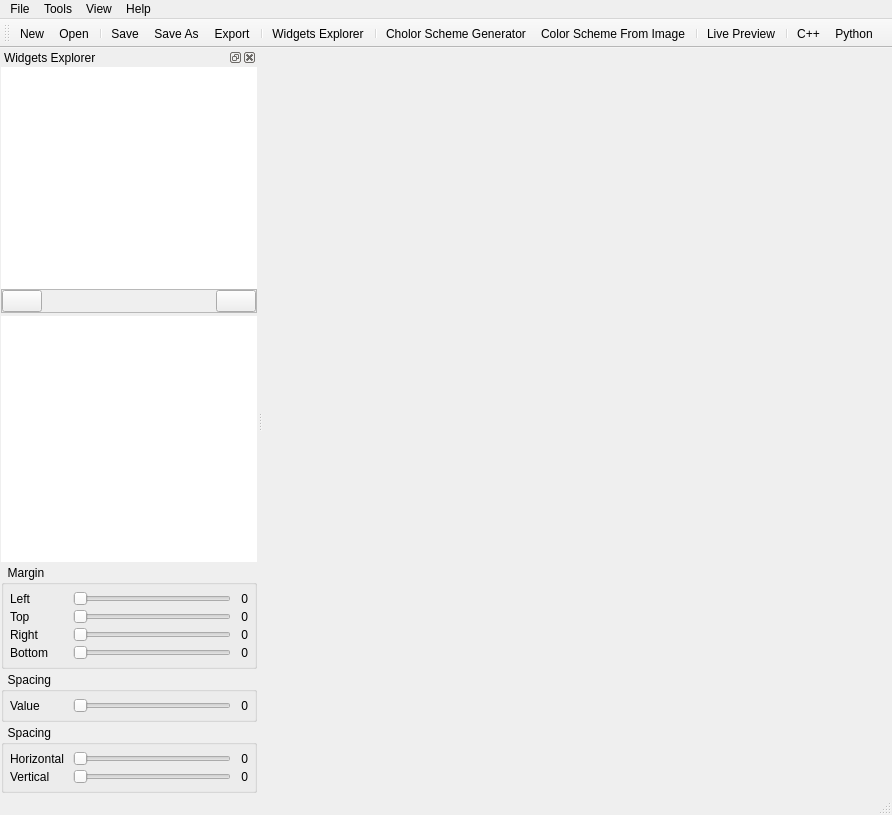
<?xml version="1.0" encoding="UTF-8"?>
<ui version="4.0">
 <class>MainWindow</class>
 <widget class="QMainWindow" name="MainWindow">
  <property name="geometry">
   <rect>
    <x>0</x>
    <y>0</y>
    <width>892</width>
    <height>815</height>
   </rect>
  </property>
  <property name="windowTitle">
   <string>App Name</string>
  </property>
  <widget class="QWidget" name="centralWidgetMain">
   <layout class="QGridLayout" name="gridLayout">
    <property name="leftMargin">
     <number>0</number>
    </property>
    <property name="topMargin">
     <number>0</number>
    </property>
    <property name="rightMargin">
     <number>0</number>
    </property>
    <property name="bottomMargin">
     <number>0</number>
    </property>
    <property name="spacing">
     <number>0</number>
    </property>
    <item row="0" column="0">
     <widget class="QWidget" name="widget" native="true">
      <property name="sizePolicy">
       <sizepolicy hsizetype="Preferred" vsizetype="Expanding">
        <horstretch>0</horstretch>
        <verstretch>0</verstretch>
       </sizepolicy>
      </property>
      <property name="acceptDrops">
       <bool>true</bool>
      </property>
     </widget>
    </item>
   </layout>
  </widget>
  <widget class="QMenuBar" name="menuBar">
   <property name="geometry">
    <rect>
     <x>0</x>
     <y>0</y>
     <width>892</width>
     <height>22</height>
    </rect>
   </property>
   <widget class="QMenu" name="menuFile">
    <property name="title">
     <string>File</string>
    </property>
    <addaction name="separator"/>
    <addaction name="actionNew"/>
    <addaction name="actionOpen"/>
    <addaction name="separator"/>
    <addaction name="actionSave"/>
    <addaction name="actionSave_As"/>
    <addaction name="separator"/>
    <addaction name="action_Export"/>
    <addaction name="separator"/>
    <addaction name="actionExit"/>
   </widget>
   <widget class="QMenu" name="menuHelp">
    <property name="title">
     <string>Help</string>
    </property>
    <addaction name="actionContent"/>
    <addaction name="actionOnline"/>
    <addaction name="actionLicense"/>
    <addaction name="separator"/>
    <addaction name="actionAbout"/>
   </widget>
   <widget class="QMenu" name="menuView">
    <property name="title">
     <string>View</string>
    </property>
    <addaction name="actionWidgets_Explorer"/>
   </widget>
   <widget class="QMenu" name="menuTools">
    <property name="title">
     <string>Tools</string>
    </property>
    <addaction name="actionCholor_Scheme_Generator"/>
    <addaction name="actionColor_Scheme_From_Image"/>
    <addaction name="separator"/>
    <addaction name="actionLive_Preview"/>
    <addaction name="separator"/>
    <addaction name="actionCpp"/>
    <addaction name="actionPython"/>
   </widget>
   <addaction name="menuFile"/>
   <addaction name="menuTools"/>
   <addaction name="menuView"/>
   <addaction name="menuHelp"/>
  </widget>
  <widget class="QStatusBar" name="statusBar"/>
  <widget class="QDockWidget" name="dockWidget">
   <property name="windowTitle">
    <string>Widgets Explorer</string>
   </property>
   <attribute name="dockWidgetArea">
    <number>1</number>
   </attribute>
   <widget class="QWidget" name="dockWidgetContents">
    <layout class="QGridLayout" name="gridLayout_6">
     <property name="leftMargin">
      <number>1</number>
     </property>
     <property name="topMargin">
      <number>0</number>
     </property>
     <property name="rightMargin">
      <number>0</number>
     </property>
     <property name="bottomMargin">
      <number>0</number>
     </property>
     <property name="horizontalSpacing">
      <number>0</number>
     </property>
     <property name="verticalSpacing">
      <number>3</number>
     </property>
     <item row="4" column="0">
      <widget class="QGroupBox" name="grpboxHVSpacing">
       <property name="title">
        <string>  Spacing</string>
       </property>
       <layout class="QGridLayout" name="gridLayout_4" rowstretch="0,0">
        <property name="leftMargin">
         <number>6</number>
        </property>
        <property name="topMargin">
         <number>6</number>
        </property>
        <property name="rightMargin">
         <number>6</number>
        </property>
        <property name="bottomMargin">
         <number>6</number>
        </property>
        <property name="spacing">
         <number>3</number>
        </property>
        <item row="0" column="0">
         <widget class="QLabel" name="label_13">
          <property name="minimumSize">
           <size>
            <width>60</width>
            <height>0</height>
           </size>
          </property>
          <property name="text">
           <string>Horizontal</string>
          </property>
         </widget>
        </item>
        <item row="0" column="1">
         <widget class="QSlider" name="sldr_spacing_horizontal">
          <property name="orientation">
           <enum>Qt::Horizontal</enum>
          </property>
         </widget>
        </item>
        <item row="0" column="2">
         <widget class="QLabel" name="label_11">
          <property name="minimumSize">
           <size>
            <width>14</width>
            <height>0</height>
           </size>
          </property>
          <property name="text">
           <string>0</string>
          </property>
          <property name="alignment">
           <set>Qt::AlignRight|Qt::AlignTrailing|Qt::AlignVCenter</set>
          </property>
         </widget>
        </item>
        <item row="1" column="0">
         <widget class="QLabel" name="label_14">
          <property name="text">
           <string>Vertical</string>
          </property>
         </widget>
        </item>
        <item row="1" column="1">
         <widget class="QSlider" name="sldr_spacing_vertical">
          <property name="orientation">
           <enum>Qt::Horizontal</enum>
          </property>
         </widget>
        </item>
        <item row="1" column="2">
         <widget class="QLabel" name="label_12">
          <property name="text">
           <string>0</string>
          </property>
          <property name="alignment">
           <set>Qt::AlignRight|Qt::AlignTrailing|Qt::AlignVCenter</set>
          </property>
         </widget>
        </item>
       </layout>
      </widget>
     </item>
     <item row="2" column="0">
      <widget class="QGroupBox" name="grpboxMargins">
       <property name="title">
        <string>  Margin</string>
       </property>
       <layout class="QGridLayout" name="gridLayout_5">
        <property name="leftMargin">
         <number>6</number>
        </property>
        <property name="topMargin">
         <number>6</number>
        </property>
        <property name="rightMargin">
         <number>6</number>
        </property>
        <property name="bottomMargin">
         <number>6</number>
        </property>
        <property name="spacing">
         <number>3</number>
        </property>
        <item row="0" column="0">
         <widget class="QLabel" name="label">
          <property name="minimumSize">
           <size>
            <width>60</width>
            <height>0</height>
           </size>
          </property>
          <property name="text">
           <string>Left</string>
          </property>
         </widget>
        </item>
        <item row="0" column="1">
         <widget class="QSlider" name="sldr_margin_left">
          <property name="orientation">
           <enum>Qt::Horizontal</enum>
          </property>
         </widget>
        </item>
        <item row="0" column="2">
         <widget class="QLabel" name="label_2">
          <property name="minimumSize">
           <size>
            <width>14</width>
            <height>0</height>
           </size>
          </property>
          <property name="text">
           <string>0</string>
          </property>
          <property name="alignment">
           <set>Qt::AlignRight|Qt::AlignTrailing|Qt::AlignVCenter</set>
          </property>
         </widget>
        </item>
        <item row="1" column="0">
         <widget class="QLabel" name="label_3">
          <property name="text">
           <string>Top</string>
          </property>
         </widget>
        </item>
        <item row="1" column="1">
         <widget class="QSlider" name="sldr_margin_top">
          <property name="orientation">
           <enum>Qt::Horizontal</enum>
          </property>
         </widget>
        </item>
        <item row="1" column="2">
         <widget class="QLabel" name="label_4">
          <property name="text">
           <string>0</string>
          </property>
          <property name="alignment">
           <set>Qt::AlignRight|Qt::AlignTrailing|Qt::AlignVCenter</set>
          </property>
         </widget>
        </item>
        <item row="2" column="0">
         <widget class="QLabel" name="label_5">
          <property name="text">
           <string>Right</string>
          </property>
         </widget>
        </item>
        <item row="2" column="1">
         <widget class="QSlider" name="sldr_margin_right">
          <property name="orientation">
           <enum>Qt::Horizontal</enum>
          </property>
         </widget>
        </item>
        <item row="2" column="2">
         <widget class="QLabel" name="label_6">
          <property name="text">
           <string>0</string>
          </property>
          <property name="alignment">
           <set>Qt::AlignRight|Qt::AlignTrailing|Qt::AlignVCenter</set>
          </property>
         </widget>
        </item>
        <item row="3" column="0">
         <widget class="QLabel" name="label_7">
          <property name="text">
           <string>Bottom</string>
          </property>
         </widget>
        </item>
        <item row="3" column="1">
         <widget class="QSlider" name="sldr_margin_bottom">
          <property name="orientation">
           <enum>Qt::Horizontal</enum>
          </property>
         </widget>
        </item>
        <item row="3" column="2">
         <widget class="QLabel" name="label_8">
          <property name="text">
           <string>0</string>
          </property>
          <property name="alignment">
           <set>Qt::AlignRight|Qt::AlignTrailing|Qt::AlignVCenter</set>
          </property>
         </widget>
        </item>
       </layout>
      </widget>
     </item>
     <item row="0" column="0">
      <layout class="QGridLayout" name="gridLayout_3">
       <property name="spacing">
        <number>0</number>
       </property>
       <item row="0" column="0">
        <widget class="QTreeView" name="treeViewFiles">
         <property name="frameShape">
          <enum>QFrame::NoFrame</enum>
         </property>
         <property name="rootIsDecorated">
          <bool>false</bool>
         </property>
        </widget>
       </item>
       <item row="1" column="0">
        <widget class="QFrame" name="frameUiFiles">
         <property name="frameShape">
          <enum>QFrame::StyledPanel</enum>
         </property>
         <property name="frameShadow">
          <enum>QFrame::Raised</enum>
         </property>
         <layout class="QGridLayout" name="gridLayout_2">
          <property name="leftMargin">
           <number>0</number>
          </property>
          <property name="topMargin">
           <number>0</number>
          </property>
          <property name="rightMargin">
           <number>0</number>
          </property>
          <property name="bottomMargin">
           <number>0</number>
          </property>
          <property name="spacing">
           <number>0</number>
          </property>
          <item row="0" column="2">
           <widget class="QPushButton" name="btnRemoveUiFile">
            <property name="toolTip">
             <string>Remove ui file</string>
            </property>
            <property name="icon">
             <iconset resource="resources.qrc">
              <normaloff>:/icons/resources/icons/fontawesome-free-5.10.0-desktop/svgs/solid/trash-alt.svg</normaloff>:/icons/resources/icons/fontawesome-free-5.10.0-desktop/svgs/solid/trash-alt.svg</iconset>
            </property>
           </widget>
          </item>
          <item row="0" column="0">
           <widget class="QPushButton" name="btnAddUiFile">
            <property name="toolTip">
             <string>Add ui files</string>
            </property>
            <property name="icon">
             <iconset resource="resources.qrc">
              <normaloff>:/icons/resources/icons/fontawesome-free-5.10.0-desktop/svgs/solid/plus-circle.svg</normaloff>:/icons/resources/icons/fontawesome-free-5.10.0-desktop/svgs/solid/plus-circle.svg</iconset>
            </property>
           </widget>
          </item>
          <item row="0" column="1">
           <widget class="QWidget" name="widget_2" native="true">
            <property name="sizePolicy">
             <sizepolicy hsizetype="Expanding" vsizetype="Preferred">
              <horstretch>0</horstretch>
              <verstretch>0</verstretch>
             </sizepolicy>
            </property>
           </widget>
          </item>
         </layout>
        </widget>
       </item>
      </layout>
     </item>
     <item row="1" column="0">
      <widget class="QTreeView" name="treeViewAppWidgets">
       <property name="frameShape">
        <enum>QFrame::NoFrame</enum>
       </property>
       <property name="dragEnabled">
        <bool>true</bool>
       </property>
       <property name="indentation">
        <number>20</number>
       </property>
      </widget>
     </item>
     <item row="3" column="0">
      <widget class="QGroupBox" name="grpboxSpacing">
       <property name="title">
        <string>  Spacing</string>
       </property>
       <layout class="QGridLayout" name="gridLayout_7">
        <property name="leftMargin">
         <number>6</number>
        </property>
        <property name="topMargin">
         <number>6</number>
        </property>
        <property name="rightMargin">
         <number>6</number>
        </property>
        <property name="bottomMargin">
         <number>6</number>
        </property>
        <property name="spacing">
         <number>3</number>
        </property>
        <item row="0" column="0">
         <widget class="QLabel" name="label_9">
          <property name="minimumSize">
           <size>
            <width>60</width>
            <height>0</height>
           </size>
          </property>
          <property name="text">
           <string>Value</string>
          </property>
         </widget>
        </item>
        <item row="0" column="1">
         <widget class="QSlider" name="sldr_spacing">
          <property name="orientation">
           <enum>Qt::Horizontal</enum>
          </property>
         </widget>
        </item>
        <item row="0" column="2">
         <widget class="QLabel" name="label_10">
          <property name="minimumSize">
           <size>
            <width>14</width>
            <height>0</height>
           </size>
          </property>
          <property name="text">
           <string>0</string>
          </property>
          <property name="alignment">
           <set>Qt::AlignRight|Qt::AlignTrailing|Qt::AlignVCenter</set>
          </property>
         </widget>
        </item>
       </layout>
      </widget>
     </item>
    </layout>
   </widget>
  </widget>
  <widget class="QToolBar" name="toolBar">
   <property name="windowTitle">
    <string>toolBar</string>
   </property>
   <property name="iconSize">
    <size>
     <width>24</width>
     <height>24</height>
    </size>
   </property>
   <attribute name="toolBarArea">
    <enum>TopToolBarArea</enum>
   </attribute>
   <attribute name="toolBarBreak">
    <bool>false</bool>
   </attribute>
   <addaction name="actionNew"/>
   <addaction name="actionOpen"/>
   <addaction name="separator"/>
   <addaction name="actionSave"/>
   <addaction name="actionSave_As"/>
   <addaction name="action_Export"/>
   <addaction name="separator"/>
   <addaction name="actionWidgets_Explorer"/>
   <addaction name="separator"/>
   <addaction name="actionCholor_Scheme_Generator"/>
   <addaction name="actionColor_Scheme_From_Image"/>
   <addaction name="separator"/>
   <addaction name="actionLive_Preview"/>
   <addaction name="separator"/>
   <addaction name="actionCpp"/>
   <addaction name="actionPython"/>
  </widget>
  <action name="actionNew">
   <property name="icon">
    <iconset resource="resources.qrc">
     <normaloff>:/icons/resources/icons/fontawesome-free-5.10.0-desktop/svgs/solid/file-medical.svg</normaloff>:/icons/resources/icons/fontawesome-free-5.10.0-desktop/svgs/solid/file-medical.svg</iconset>
   </property>
   <property name="text">
    <string>&amp;New ...</string>
   </property>
  </action>
  <action name="actionOpen">
   <property name="icon">
    <iconset resource="resources.qrc">
     <normaloff>:/icons/resources/icons/fontawesome-free-5.10.0-desktop/svgs/solid/file-alt.svg</normaloff>:/icons/resources/icons/fontawesome-free-5.10.0-desktop/svgs/solid/file-alt.svg</iconset>
   </property>
   <property name="text">
    <string>&amp;Open ...</string>
   </property>
  </action>
  <action name="actionSave">
   <property name="icon">
    <iconset resource="resources.qrc">
     <normaloff>:/icons/resources/icons/fontawesome-free-5.10.0-desktop/svgs/solid/file-download.svg</normaloff>:/icons/resources/icons/fontawesome-free-5.10.0-desktop/svgs/solid/file-download.svg</iconset>
   </property>
   <property name="text">
    <string>&amp;Save</string>
   </property>
  </action>
  <action name="actionSave_As">
   <property name="icon">
    <iconset resource="resources.qrc">
     <normaloff>:/icons/resources/icons/fontawesome-free-5.10.0-desktop/svgs/solid/file-download-as.svg</normaloff>:/icons/resources/icons/fontawesome-free-5.10.0-desktop/svgs/solid/file-download-as.svg</iconset>
   </property>
   <property name="text">
    <string>Save &amp;As ...</string>
   </property>
  </action>
  <action name="actionExit">
   <property name="text">
    <string>E&amp;xit</string>
   </property>
  </action>
  <action name="actionContent">
   <property name="text">
    <string>Content</string>
   </property>
  </action>
  <action name="actionAbout">
   <property name="text">
    <string>About</string>
   </property>
  </action>
  <action name="action_Export">
   <property name="icon">
    <iconset resource="resources.qrc">
     <normaloff>:/icons/resources/icons/fontawesome-free-5.10.0-desktop/svgs/solid/file-export3.svg</normaloff>:/icons/resources/icons/fontawesome-free-5.10.0-desktop/svgs/solid/file-export3.svg</iconset>
   </property>
   <property name="text">
    <string>&amp;Export ...</string>
   </property>
  </action>
  <action name="actionReplace">
   <property name="text">
    <string>Replace</string>
   </property>
  </action>
  <action name="actionUndo">
   <property name="text">
    <string>Undo</string>
   </property>
  </action>
  <action name="actionRedo">
   <property name="text">
    <string>Redo</string>
   </property>
  </action>
  <action name="actionFind">
   <property name="text">
    <string>Find</string>
   </property>
  </action>
  <action name="actionCopy">
   <property name="text">
    <string>Copy</string>
   </property>
  </action>
  <action name="actionPaste">
   <property name="text">
    <string>Paste</string>
   </property>
  </action>
  <action name="actionWidgets_Explorer">
   <property name="checkable">
    <bool>true</bool>
   </property>
   <property name="icon">
    <iconset resource="resources.qrc">
     <normaloff>:/icons/resources/icons/fontawesome-free-5.10.0-desktop/svgs/solid/columns.svg</normaloff>:/icons/resources/icons/fontawesome-free-5.10.0-desktop/svgs/solid/columns.svg</iconset>
   </property>
   <property name="text">
    <string>Widgets Explorer</string>
   </property>
  </action>
  <action name="actionCholor_Scheme_Generator">
   <property name="icon">
    <iconset resource="resources.qrc">
     <normaloff>:/icons/resources/icons/fontawesome-free-5.10.0-desktop/svgs/solid/magic.svg</normaloff>:/icons/resources/icons/fontawesome-free-5.10.0-desktop/svgs/solid/magic.svg</iconset>
   </property>
   <property name="text">
    <string>Cholor Scheme Generator ...</string>
   </property>
  </action>
  <action name="actionColor_Scheme_From_Image">
   <property name="icon">
    <iconset resource="resources.qrc">
     <normaloff>:/icons/resources/icons/fontawesome-free-5.10.0-desktop/svgs/solid/camera-retro.svg</normaloff>:/icons/resources/icons/fontawesome-free-5.10.0-desktop/svgs/solid/camera-retro.svg</iconset>
   </property>
   <property name="text">
    <string>Color Scheme From Image ...</string>
   </property>
  </action>
  <action name="actionLive_Preview">
   <property name="checkable">
    <bool>true</bool>
   </property>
   <property name="icon">
    <iconset resource="resources.qrc">
     <normaloff>:/icons/resources/icons/fontawesome-free-5.10.0-desktop/svgs/solid/sync-alt.svg</normaloff>:/icons/resources/icons/fontawesome-free-5.10.0-desktop/svgs/solid/sync-alt.svg</iconset>
   </property>
   <property name="text">
    <string>Live Preview</string>
   </property>
  </action>
  <action name="actionLicense">
   <property name="text">
    <string>License</string>
   </property>
  </action>
  <action name="actionOnline">
   <property name="text">
    <string>Online</string>
   </property>
  </action>
  <action name="actionCpp">
   <property name="checkable">
    <bool>true</bool>
   </property>
   <property name="icon">
    <iconset resource="resources.qrc">
     <normaloff>:/icons/cpp.svg</normaloff>:/icons/cpp.svg</iconset>
   </property>
   <property name="text">
    <string>C++</string>
   </property>
   <property name="toolTip">
    <string>Ouput C++ styling</string>
   </property>
  </action>
  <action name="actionPython">
   <property name="checkable">
    <bool>true</bool>
   </property>
   <property name="icon">
    <iconset resource="resources.qrc">
     <normaloff>:/icons/python.svg</normaloff>:/icons/python.svg</iconset>
   </property>
   <property name="text">
    <string>Python</string>
   </property>
   <property name="toolTip">
    <string>Output Python styling</string>
   </property>
  </action>
 </widget>
 <layoutdefault spacing="6" margin="11"/>
 <resources>
  <include location="resources.qrc"/>
 </resources>
 <connections>
  <connection>
   <sender>dockWidget</sender>
   <signal>visibilityChanged(bool)</signal>
   <receiver>actionWidgets_Explorer</receiver>
   <slot>setChecked(bool)</slot>
   <hints>
    <hint type="sourcelabel">
     <x>127</x>
     <y>299</y>
    </hint>
    <hint type="destinationlabel">
     <x>-1</x>
     <y>-1</y>
    </hint>
   </hints>
  </connection>
  <connection>
   <sender>actionWidgets_Explorer</sender>
   <signal>triggered(bool)</signal>
   <receiver>dockWidget</receiver>
   <slot>setVisible(bool)</slot>
   <hints>
    <hint type="sourcelabel">
     <x>-1</x>
     <y>-1</y>
    </hint>
    <hint type="destinationlabel">
     <x>127</x>
     <y>299</y>
    </hint>
   </hints>
  </connection>
  <connection>
   <sender>sldr_margin_left</sender>
   <signal>valueChanged(int)</signal>
   <receiver>label_2</receiver>
   <slot>setNum(int)</slot>
   <hints>
    <hint type="sourcelabel">
     <x>232</x>
     <y>586</y>
    </hint>
    <hint type="destinationlabel">
     <x>249</x>
     <y>587</y>
    </hint>
   </hints>
  </connection>
  <connection>
   <sender>sldr_margin_top</sender>
   <signal>valueChanged(int)</signal>
   <receiver>label_4</receiver>
   <slot>setNum(int)</slot>
   <hints>
    <hint type="sourcelabel">
     <x>232</x>
     <y>606</y>
    </hint>
    <hint type="destinationlabel">
     <x>249</x>
     <y>607</y>
    </hint>
   </hints>
  </connection>
  <connection>
   <sender>sldr_margin_right</sender>
   <signal>valueChanged(int)</signal>
   <receiver>label_6</receiver>
   <slot>setNum(int)</slot>
   <hints>
    <hint type="sourcelabel">
     <x>232</x>
     <y>626</y>
    </hint>
    <hint type="destinationlabel">
     <x>249</x>
     <y>627</y>
    </hint>
   </hints>
  </connection>
  <connection>
   <sender>sldr_margin_bottom</sender>
   <signal>valueChanged(int)</signal>
   <receiver>label_8</receiver>
   <slot>setNum(int)</slot>
   <hints>
    <hint type="sourcelabel">
     <x>232</x>
     <y>646</y>
    </hint>
    <hint type="destinationlabel">
     <x>249</x>
     <y>647</y>
    </hint>
   </hints>
  </connection>
  <connection>
   <sender>sldr_spacing_horizontal</sender>
   <signal>valueChanged(int)</signal>
   <receiver>label_11</receiver>
   <slot>setNum(int)</slot>
   <hints>
    <hint type="sourcelabel">
     <x>232</x>
     <y>762</y>
    </hint>
    <hint type="destinationlabel">
     <x>249</x>
     <y>763</y>
    </hint>
   </hints>
  </connection>
  <connection>
   <sender>sldr_spacing_vertical</sender>
   <signal>valueChanged(int)</signal>
   <receiver>label_12</receiver>
   <slot>setNum(int)</slot>
   <hints>
    <hint type="sourcelabel">
     <x>232</x>
     <y>782</y>
    </hint>
    <hint type="destinationlabel">
     <x>249</x>
     <y>783</y>
    </hint>
   </hints>
  </connection>
  <connection>
   <sender>sldr_spacing</sender>
   <signal>valueChanged(int)</signal>
   <receiver>label_10</receiver>
   <slot>setNum(int)</slot>
   <hints>
    <hint type="sourcelabel">
     <x>232</x>
     <y>704</y>
    </hint>
    <hint type="destinationlabel">
     <x>249</x>
     <y>705</y>
    </hint>
   </hints>
  </connection>
 </connections>
</ui>
